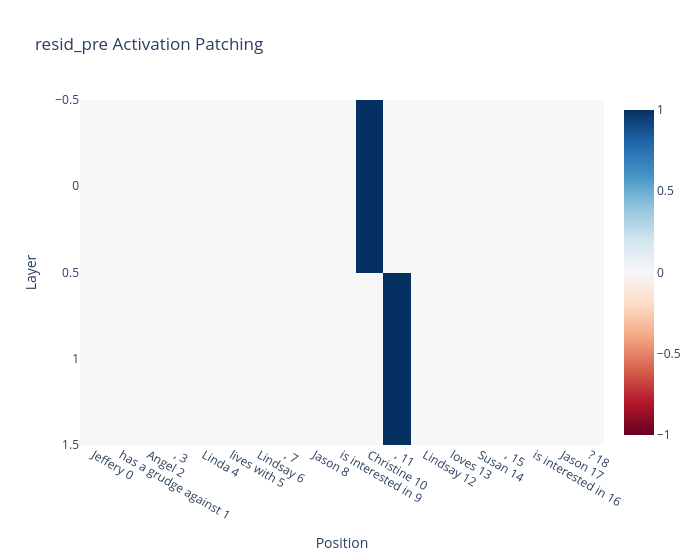

This figure's notebook cell:
### Code cell
act_patch_resid_pre = patching.get_act_patch_resid_pre(
    model=model,
    corrupted_tokens=corrupted_tokens[0].unsqueeze(0),
    clean_cache=clean_cache,
    patching_metric=_metric_single,
)

labels = [f"{tok} {i}" for i, tok in enumerate(clean_prompts[0])]

imshow(
    act_patch_resid_pre,
    labels={"x": "Position", "y": "Layer"},
    x=labels,
    title="resid_pre Activation Patching",
    width=700,
)

### Figure 1 — Plotly figure (JSON) as saved in the notebook; plotly's stock layout.template omitted (floating-point values rounded to 4 significant figures)
{"data": [{"coloraxis": "coloraxis", "hovertemplate": "Position: %{x}<br>Layer: %{y}<br>color: %{z}<extra></extra>", "name": "0", "type": "heatmap", "x": ["Jeffery 0", "has a grudge against 1", "Angel 2", ", 3", "Linda 4", "lives with 5", "Lindsay 6", ", 7", "Jason 8", "is interested in 9", "Christine 10", ", 11", "Lindsay 12", "loves 13", "Susan 14", ", 15", "is interested in 16", "Jason 17", "? 18"], "xaxis": "x", "yaxis": "y", "z": [[0, 0, 0, 0, 0, 0, 0, 0, 0, 0, 1, 0, 0, 0, 0, 0, 0, 0, 0], [0, 0, 0, 0, 0, 0, 0, 0, 0, 0, 0, 0.9999, 0, -3.961e-07, 0, 1.98e-05, 0, -3.961e-07, 9.981e-05]]}], "layout": {"coloraxis": {"cmid": 0, "colorscale": [[0, "rgb(103,0,31)"], [0.1, "rgb(178,24,43)"], [0.2, "rgb(214,96,77)"], [0.3, "rgb(244,165,130)"], [0.4, "rgb(253,219,199)"], [0.5, "rgb(247,247,247)"], [0.6, "rgb(209,229,240)"], [0.7, "rgb(146,197,222)"], [0.8, "rgb(67,147,195)"], [0.9, "rgb(33,102,172)"], [1, "rgb(5,48,97)"]]}, "title": {"text": "resid_pre Activation Patching"}, "width": 700, "xaxis": {"anchor": "y", "constrain": "domain", "domain": [0, 1], "scaleanchor": "y", "title": {"text": "Position"}}, "yaxis": {"anchor": "x", "autorange": "reversed", "constrain": "domain", "domain": [0, 1], "title": {"text": "Layer"}}}}
